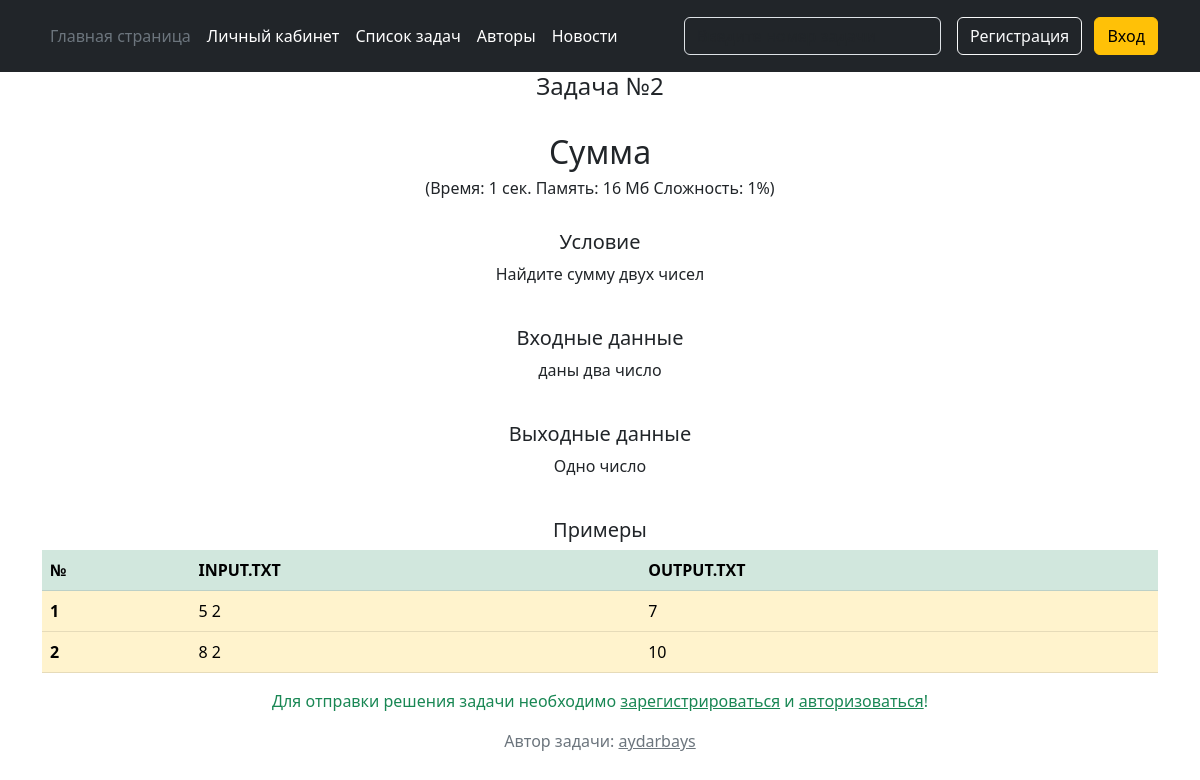
/problem/2, run on the app's committed database.
### data/problems.py (models this page shows)
class Problems(SqlAlchemyBase, SerializerMixin):
    __tablename__ = 'problems'
    id = sqlalchemy.Column(sqlalchemy.Integer, primary_key=True, autoincrement=True)
    author_id = sqlalchemy.Column(sqlalchemy.Integer, sqlalchemy.ForeignKey("users.id"))
    title = sqlalchemy.Column(sqlalchemy.String, nullable=True)
    description = sqlalchemy.Column(sqlalchemy.String, nullable=True)
    input_description = sqlalchemy.Column(sqlalchemy.String, nullable=True)
    output_description = sqlalchemy.Column(sqlalchemy.String, nullable=True)
    difficult = sqlalchemy.Column(sqlalchemy.Integer, nullable=True)
    rating = sqlalchemy.Column(sqlalchemy.Integer, default=100)
    example_count = sqlalchemy.Column(sqlalchemy.Integer, default=0)
    test_count = sqlalchemy.Column(sqlalchemy.Integer, default=0)
    time_needed = sqlalchemy.Column(sqlalchemy.String, default='1 сек')
    memory_needed = sqlalchemy.Column(sqlalchemy.String, default='16 Мб')
    post_date = sqlalchemy.Column(sqlalchemy.DateTime, default=datetime.datetime.now())
    author = orm.relationship('User')
    students_that_solved = orm.relationship('Solvings', back_populates='problem')
    students_that_liked = orm.relationship('FavouriteProblems', back_populates='problem')
    tests = orm.relationship('Test', back_populates='problem')
    examples = orm.relationship('Example', back_populates='problem')

### data/examples.py (models this page shows)
class Example(SqlAlchemyBase, SerializerMixin):
    __tablename__ = 'examples'
    id = sqlalchemy.Column(sqlalchemy.Integer, primary_key=True, autoincrement=True)
    no = sqlalchemy.Column(sqlalchemy.Integer)
    problem_id = sqlalchemy.Column(sqlalchemy.Integer, sqlalchemy.ForeignKey("problems.id"))
    input = sqlalchemy.Column(sqlalchemy.String, nullable=True)
    output = sqlalchemy.Column(sqlalchemy.String, nullable=True)
    problem = orm.relationship('Problems')

### data/users.py (models this page shows, shortened)
class User(SqlAlchemyBase, UserMixin, SerializerMixin):
    __tablename__ = 'users'
    id = sqlalchemy.Column(sqlalchemy.Integer,
                           primary_key=True, autoincrement=True)
    username = sqlalchemy.Column(sqlalchemy.String, nullable=False)
    email = sqlalchemy.Column(sqlalchemy.String,
                              index=True, unique=True, nullable=True)
    hashed_password = sqlalchemy.Column(sqlalchemy.String, nullable=True)
    role = sqlalchemy.Column(sqlalchemy.String)
    problems = orm.relationship('Problems', back_populates='author')
    solved_problems = orm.relationship('Solvings', back_populates='student')
    favourite_problems = orm.relationship('FavouriteProblems', back_populates='student')

### main.py (the view, shortened to what this page needs)
@app.route('/problem/<int:problem_id>', methods=['GET', 'POST'])
def problem_(problem_id):
    db_sess = db_session.create_session()
    problem = db_sess.query(Problems).filter(problem_id == Problems.id).first()
    if not problem:
        return render_template('not_exist_problem.html', title='Задача', problem_id=problem_id)
    examples = db_sess.query(Example).filter(Example.problem_id == problem_id)
    form = AnswerForm()
    return render_template('problem.html', title='Задача', problem=problem, examples=examples, form=form)

### forms/answer.py
class AnswerForm(FlaskForm):
    code = TextAreaField('Отправить решение', validators=[DataRequired()])
    message = Label('code', '')
    submit = SubmitField('Принять')

### data/db_session.py (called while the page is built)
def create_session() -> Session:
    global __factory
    return __factory()

### templates/problem.html
{% extends "base.html" %}
{% block content %}
<h4 xmlns="http://www.w3.org/1999/html">Задача №{{problem.id}}</h4><br>
    <h2>{{problem.title}}</h2>
    <h6>(Время: {{problem.time_needed}} сек. Память: {{problem.memory_needed}} Мб Сложность: {{problem.difficult}}%)</h6><br>
    <h5>Условие</h5>
    <p>{{problem.description}}</p><br>
    <h5>Входные данные</h5>
    <p>{{problem.input_description}}</p><br>
    <h5>Выходные данные</h5>
    <p>{{problem.output_description}}</p><br>
    <h5>Примеры</h5>
    <table class="table">
        <thead>
            <tr class="table-success">
                <th scope="col">№</th>
                <th scope="col">INPUT.TXT</th>
                <th scope="col">OUTPUT.TXT</th>
            </tr>
        </thead>
        <tbody>
            {% for item in examples %}
                <tr class="table-warning">
                    <th scope="col">{{item.no + 1}}</th>
                    <td>{{item.input}}</td>
                    <td>{{item.output}}</td>
                </tr>
            {% endfor %}
        </tbody>
    </table>
    {% if current_user.is_authenticated %}
        <form action="" method="post">
            {{ form.hidden_tag() }}
            <p>
                {{ form.code.label }}<br>
                {{ form.code(class="form-control") }}<br>
                {% for error in form.code.errors %}
                    <p class="alert alert-danger" role="alert">
                        {{ error }}
                    </p>
                {% endfor %}
            </p>
            <p>{{form.message}}</p>
            <p>{{ form.submit(type="submit", class="btn btn-primary") }}</p>
        </form>
    {% else %}
        <p class="text-success">Для отправки решения задачи необходимо <a href="/register" class="link-success">зарегистрироваться</a> и <a href="/login" class="link-success">авторизоваться</a>!</p>
    {% endif %}
    <p class="text-secondary">Автор задачи: <a class="link-secondary" href="/profile/{{problem.author_id}}">{{problem.author.username}}</a></p>
{% endblock %}

### data on the page
Problems: id "2", title "Сумма", time_needed "1", memory_needed "16", difficult "1", description "Найдите сумму двух чисел", input_description "даны два число", output_description "Одно число"
Example: item.no+1 "1", input "5 2", output "7"
Example: item.no+1 "2", input "8 2", output "10"
User: author.username "aydarbays"
